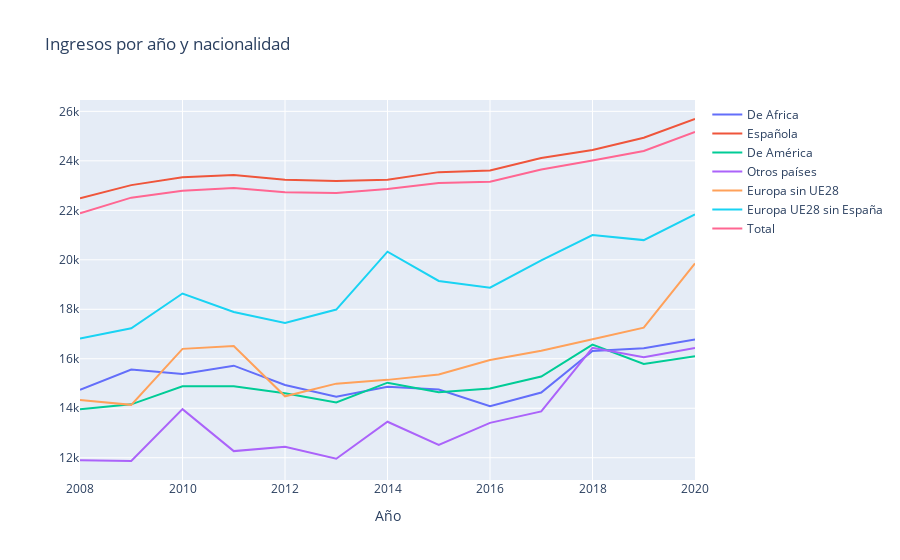

The code cell stored with this chart in its notebook:
### Code cell
#vamos a ver si funciona lo de arriba
trace1 = go.Scatter(x = both_genders_nac_grouped[both_genders_nac_grouped['Nacionalidad'] == 'De Africa']['Periodo'], y= both_genders_nac_grouped[both_genders_nac_grouped['Nacionalidad'] == 'De Africa']['Total'], mode="lines", name="De Africa")
trace2 = go.Scatter(x = both_genders_nac_grouped[both_genders_nac_grouped['Nacionalidad'] == 'Española']['Periodo'], y= both_genders_nac_grouped[both_genders_nac_grouped['Nacionalidad'] == 'Española']['Total'], mode="lines", name="Española")
trace3 = go.Scatter(x = both_genders_nac_grouped[both_genders_nac_grouped['Nacionalidad'] == 'De América']['Periodo'], y= both_genders_nac_grouped[both_genders_nac_grouped['Nacionalidad'] == 'De América']['Total'], mode="lines", name="De América")
trace4 = go.Scatter(x = both_genders_nac_grouped[both_genders_nac_grouped['Nacionalidad'] == 'Otros países']['Periodo'], y= both_genders_nac_grouped[both_genders_nac_grouped['Nacionalidad'] == 'Otros países']['Total'], mode="lines", name="Otros países")
trace5 = go.Scatter(x = both_genders_nac_grouped[both_genders_nac_grouped['Nacionalidad'] == 'País de Europa menos UE28']['Periodo'], y= both_genders_nac_grouped[both_genders_nac_grouped['Nacionalidad'] == 'País de Europa menos UE28']['Total'], mode="lines", name="Europa sin UE28")
trace6 = go.Scatter(x = both_genders_nac_grouped[both_genders_nac_grouped['Nacionalidad'] == 'País de la UE28 sin España']['Periodo'], y= both_genders_nac_grouped[both_genders_nac_grouped['Nacionalidad'] == 'País de la UE28 sin España']['Total'], mode="lines", name="Europa UE28 sin España")
trace7 = go.Scatter(x = both_genders_nac_grouped[both_genders_nac_grouped['Nacionalidad'] == 'Total']['Periodo'], y= both_genders_nac_grouped[both_genders_nac_grouped['Nacionalidad'] == 'Total']['Total'], mode="lines", name="Total")



data = [trace1,trace2, trace3, trace4, trace5, trace6, trace7]


layout = dict(title = "Ingresos por año y nacionalidad", xaxis = dict(title="Año"))

fig = dict(data=data, layout=layout)

iplot(fig)

### Figure 1 — Plotly figure (JSON) as saved in the notebook; plotly's stock layout.template omitted (floating-point values rounded to 4 significant figures)
{"data": [{"mode": "lines", "name": "De Africa", "type": "scatter", "x": [2008, 2009, 2010, 2011, 2012, 2013, 2014, 2015, 2016, 2017, 2018, 2019, 2020], "y": [14740.0, 15560.0, 15390.0, 15720.0, 14940.0, 14460.0, 14870.0, 14760.0, 14080.0, 14640.0, 16320.0, 16420.0, 16780.0]}, {"mode": "lines", "name": "Española", "type": "scatter", "x": [2008, 2009, 2010, 2011, 2012, 2013, 2014, 2015, 2016, 2017, 2018, 2019, 2020], "y": [22490.0, 23020.0, 23340.0, 23430.0, 23230.0, 23180.0, 23240.0, 23540.0, 23610.0, 24120.0, 24440.0, 24940.0, 25690.0]}, {"mode": "lines", "name": "De América", "type": "scatter", "x": [2008, 2009, 2010, 2011, 2012, 2013, 2014, 2015, 2016, 2017, 2018, 2019, 2020], "y": [13960.0, 14160.0, 14880.0, 14890.0, 14610.0, 14230.0, 15030.0, 14650.0, 14800.0, 15280.0, 16570.0, 15790.0, 16100.0]}, {"mode": "lines", "name": "Otros países", "type": "scatter", "x": [2008, 2009, 2010, 2011, 2012, 2013, 2014, 2015, 2016, 2017, 2018, 2019, 2020], "y": [11900.0, 11870.0, 13960.0, 12270.0, 12440.0, 11960.0, 13450.0, 12520.0, 13410.0, 13870.0, 16440.0, 16060.0, 16430.0]}, {"mode": "lines", "name": "Europa sin UE28", "type": "scatter", "x": [2008, 2009, 2010, 2011, 2012, 2013, 2014, 2015, 2016, 2017, 2018, 2019, 2020], "y": [14330.0, 14140.0, 16400.0, 16520.0, 14480.0, 14990.0, 15150.0, 15370.0, 15950.0, 16330.0, 16790.0, 17260.0, 19850.0]}, {"mode": "lines", "name": "Europa UE28 sin España", "type": "scatter", "x": [2008, 2009, 2010, 2011, 2012, 2013, 2014, 2015, 2016, 2017, 2018, 2019, 2020], "y": [16820.0, 17240.0, 18640.0, 17890.0, 17440.0, 17990.0, 20330.0, 19150.0, 18870.0, 19980.0, 21000.0, 20800.0, 21830.0]}, {"mode": "lines", "name": "Total", "type": "scatter", "x": [2008, 2009, 2010, 2011, 2012, 2013, 2014, 2015, 2016, 2017, 2018, 2019, 2020], "y": [21880.0, 22510.0, 22790.0, 22900.0, 22730.0, 22700.0, 22860.0, 23110.0, 23160.0, 23650.0, 24010.0, 24400.0, 25170.0]}], "layout": {"title": {"text": "Ingresos por año y nacionalidad"}, "xaxis": {"title": {"text": "Año"}}}}
